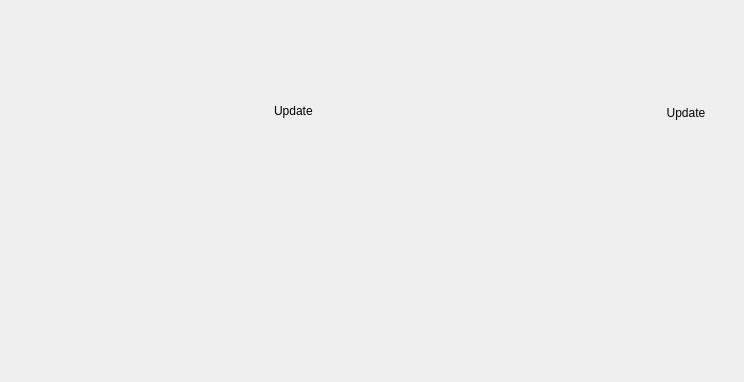
<?xml version="1.0" encoding="UTF-8"?>
<ui version="4.0">
 <class>aboutWidget</class>
 <widget class="QWidget" name="aboutWidget">
  <property name="geometry">
   <rect>
    <x>0</x>
    <y>0</y>
    <width>744</width>
    <height>382</height>
   </rect>
  </property>
  <property name="windowTitle">
   <string>Dialog</string>
  </property>
  <property name="styleSheet">
   <string notr="true"> QScrollBar:vertical {
     border: 1px solid #999999;
     background: white;
     width: 12px;
     margin: 5px 0 5px 2;
 }
 QScrollBar::handle:vertical {
     background: #777777;
     min-height: 12px;
 }
 QScrollBar::add-line:vertical {
     border: none;
     background: none;
     height: 0px;
     subcontrol-position: bottom;
     subcontrol-origin: margin;
 }

 QScrollBar::sub-line:vertical {
     border: none;
     background: none;
     height: 0px;
     subcontrol-position: top;
     subcontrol-origin: margin;
 }
 QScrollBar::up-arrow:vertical, QScrollBar::down-arrow:vertical {
     border: none;
     width: 0px;
     height: 0px;
     background: none;
 }

 QScrollBar::add-page:vertical, QScrollBar::sub-page:vertical {
     background: none;
 }</string>
  </property>
  <layout class="QVBoxLayout" name="verticalLayout">
   <property name="spacing">
    <number>0</number>
   </property>
   <property name="margin" stdset="0">
    <number>0</number>
   </property>
   <item>
    <widget class="QFrame" name="horizontalFrame">
     <property name="sizePolicy">
      <sizepolicy hsizetype="Minimum" vsizetype="MinimumExpanding">
       <horstretch>0</horstretch>
       <verstretch>0</verstretch>
      </sizepolicy>
     </property>
     <property name="styleSheet">
      <string notr="true"/>
     </property>
     <layout class="QGridLayout" name="gridLayout">
      <item row="2" column="2" rowspan="4">
       <widget class="QStackedWidget" name="stackedWidget">
        <property name="sizePolicy">
         <sizepolicy hsizetype="Preferred" vsizetype="MinimumExpanding">
          <horstretch>10</horstretch>
          <verstretch>10</verstretch>
         </sizepolicy>
        </property>
        <property name="lineWidth">
         <number>0</number>
        </property>
        <property name="currentIndex">
         <number>0</number>
        </property>
        <widget class="QWidget" name="blablaPage">
         <property name="sizePolicy">
          <sizepolicy hsizetype="Preferred" vsizetype="MinimumExpanding">
           <horstretch>0</horstretch>
           <verstretch>0</verstretch>
          </sizepolicy>
         </property>
         <layout class="QVBoxLayout" name="verticalLayout_2">
          <property name="margin" stdset="0">
           <number>0</number>
          </property>
          <item>
           <widget class="QWidget" name="update" native="true">
            <layout class="QHBoxLayout" name="updateLayout">
             <item>
              <widget class="QLabel" name="UpdateLabel">
               <property name="sizePolicy">
                <sizepolicy hsizetype="MinimumExpanding" vsizetype="Minimum">
                 <horstretch>0</horstretch>
                 <verstretch>0</verstretch>
                </sizepolicy>
               </property>
               <property name="styleSheet">
                <string notr="true">margin-bottom: 8px;margin-top: 4px;</string>
               </property>
               <property name="text">
                <string>Update</string>
               </property>
              </widget>
             </item>
             <item>
              <widget class="QPushButton" name="checkUpdates">
               <property name="sizePolicy">
                <sizepolicy hsizetype="Minimum" vsizetype="Minimum">
                 <horstretch>0</horstretch>
                 <verstretch>0</verstretch>
                </sizepolicy>
               </property>
               <property name="text">
                <string>Update</string>
               </property>
               <property name="flat">
                <bool>true</bool>
               </property>
              </widget>
             </item>
            </layout>
           </widget>
          </item>
          <item>
           <widget class="QLabel" name="MainBlabla">
            <property name="sizePolicy">
             <sizepolicy hsizetype="MinimumExpanding" vsizetype="MinimumExpanding">
              <horstretch>0</horstretch>
              <verstretch>0</verstretch>
             </sizepolicy>
            </property>
            <property name="styleSheet">
             <string notr="true">padding-right: 20px;</string>
            </property>
            <property name="alignment">
             <set>Qt::AlignmentFlag::AlignLeading|Qt::AlignmentFlag::AlignLeft|Qt::AlignmentFlag::AlignTop</set>
            </property>
            <property name="wordWrap">
             <bool>true</bool>
            </property>
            <property name="openExternalLinks">
             <bool>true</bool>
            </property>
           </widget>
          </item>
         </layout>
        </widget>
        <widget class="QTextEdit" name="licensePage">
         <property name="font">
          <font>
           <family>Courier</family>
           <pointsize>9</pointsize>
          </font>
         </property>
         <property name="frameShadow">
          <enum>QFrame::Shadow::Plain</enum>
         </property>
         <property name="textInteractionFlags">
          <set>Qt::TextInteractionFlag::TextSelectableByKeyboard|Qt::TextInteractionFlag::TextSelectableByMouse</set>
         </property>
        </widget>
        <widget class="QTextEdit" name="authorsPage">
         <property name="frameShadow">
          <enum>QFrame::Shadow::Plain</enum>
         </property>
         <property name="textInteractionFlags">
          <set>Qt::TextInteractionFlag::NoTextInteraction</set>
         </property>
        </widget>
        <widget class="QTextEdit" name="creditPage">
         <property name="frameShadow">
          <enum>QFrame::Shadow::Plain</enum>
         </property>
         <property name="textInteractionFlags">
          <set>Qt::TextInteractionFlag::LinksAccessibleByKeyboard|Qt::TextInteractionFlag::LinksAccessibleByMouse</set>
         </property>
        </widget>
       </widget>
      </item>
      <item row="0" column="0" rowspan="6">
       <widget class="QLabel" name="VLCcone">
        <property name="sizePolicy">
         <sizepolicy hsizetype="Minimum" vsizetype="Minimum">
          <horstretch>0</horstretch>
          <verstretch>0</verstretch>
         </sizepolicy>
        </property>
        <property name="minimumSize">
         <size>
          <width>247</width>
          <height>300</height>
         </size>
        </property>
        <property name="autoFillBackground">
         <bool>false</bool>
        </property>
        <property name="lineWidth">
         <number>0</number>
        </property>
        <property name="text">
         <string/>
        </property>
        <property name="textFormat">
         <enum>Qt::TextFormat::PlainText</enum>
        </property>
        <property name="pixmap">
         <pixmap>:/logo/vlc256.png</pixmap>
        </property>
        <property name="scaledContents">
         <bool>false</bool>
        </property>
        <property name="margin">
         <number>20</number>
        </property>
       </widget>
      </item>
      <item row="0" column="2">
       <widget class="QLabel" name="title">
        <property name="sizePolicy">
         <sizepolicy hsizetype="MinimumExpanding" vsizetype="Preferred">
          <horstretch>0</horstretch>
          <verstretch>0</verstretch>
         </sizepolicy>
        </property>
        <property name="minimumSize">
         <size>
          <width>0</width>
          <height>50</height>
         </size>
        </property>
        <property name="baseSize">
         <size>
          <width>0</width>
          <height>0</height>
         </size>
        </property>
        <property name="alignment">
         <set>Qt::AlignmentFlag::AlignBottom|Qt::AlignmentFlag::AlignLeading|Qt::AlignmentFlag::AlignLeft</set>
        </property>
       </widget>
      </item>
      <item row="1" column="2">
       <widget class="QLabel" name="version">
        <property name="sizePolicy">
         <sizepolicy hsizetype="Minimum" vsizetype="Maximum">
          <horstretch>0</horstretch>
          <verstretch>0</verstretch>
         </sizepolicy>
        </property>
        <property name="cursor">
         <cursorShape>PointingHandCursor</cursorShape>
        </property>
        <property name="styleSheet">
         <string notr="true">font: 75 12pt &quot;Sans Serif&quot;;
margin-bottom: 6px;</string>
        </property>
        <property name="text">
         <string/>
        </property>
       </widget>
      </item>
     </layout>
    </widget>
   </item>
   <item>
    <widget class="QFrame" name="footer">
     <property name="sizePolicy">
      <sizepolicy hsizetype="Preferred" vsizetype="Minimum">
       <horstretch>0</horstretch>
       <verstretch>0</verstretch>
      </sizepolicy>
     </property>
     <property name="minimumSize">
      <size>
       <width>0</width>
       <height>60</height>
      </size>
     </property>
     <property name="styleSheet">
      <string notr="true"/>
     </property>
     <layout class="QHBoxLayout" name="horizontalLayout_2">
      <property name="margin" stdset="0">
       <number>0</number>
      </property>
      <item>
       <widget class="QLabel" name="authorsButton">
        <property name="cursor">
         <cursorShape>PointingHandCursor</cursorShape>
        </property>
        <property name="styleSheet">
         <string notr="true">padding: 10px</string>
        </property>
        <property name="alignment">
         <set>Qt::AlignmentFlag::AlignCenter</set>
        </property>
       </widget>
      </item>
      <item>
       <widget class="QLabel" name="licenseButton">
        <property name="cursor">
         <cursorShape>PointingHandCursor</cursorShape>
        </property>
        <property name="styleSheet">
         <string notr="true">padding: 10px</string>
        </property>
        <property name="alignment">
         <set>Qt::AlignmentFlag::AlignCenter</set>
        </property>
       </widget>
      </item>
      <item>
       <widget class="QLabel" name="creditsButton">
        <property name="cursor">
         <cursorShape>PointingHandCursor</cursorShape>
        </property>
        <property name="styleSheet">
         <string notr="true">padding: 10px;</string>
        </property>
        <property name="alignment">
         <set>Qt::AlignmentFlag::AlignCenter</set>
        </property>
       </widget>
      </item>
     </layout>
    </widget>
   </item>
  </layout>
 </widget>
 <resources/>
 <connections/>
</ui>
